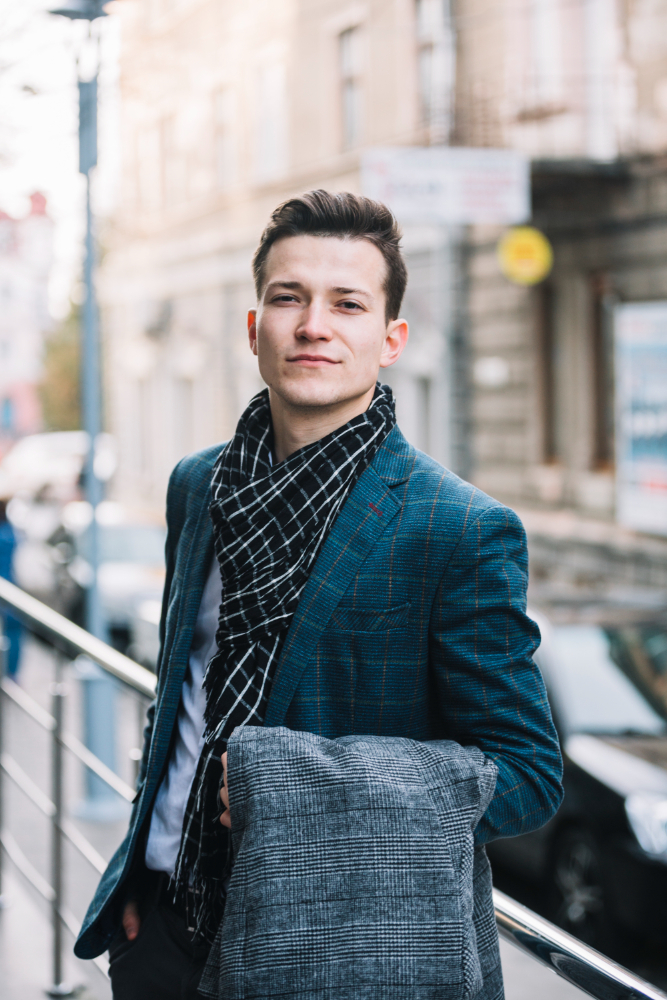
#> input picture oracle/image.jpg, 667 x 1000 px
$ python convert.py
#> lines starting #> are read from the running program, lines starting #| are printed output that depends on the picture; after the words box and inside, x2 and y2 are one past the last pixel; in counts of white or black regions, pixels touching at a corner belong together
from PIL import Image


image = Image.open('image.jpg')
#> image is the input picture: PIL image 667x1000 RGB; mean R, G, B 137.1, 141.5, 145.3

grayscale_image = image.convert('L')
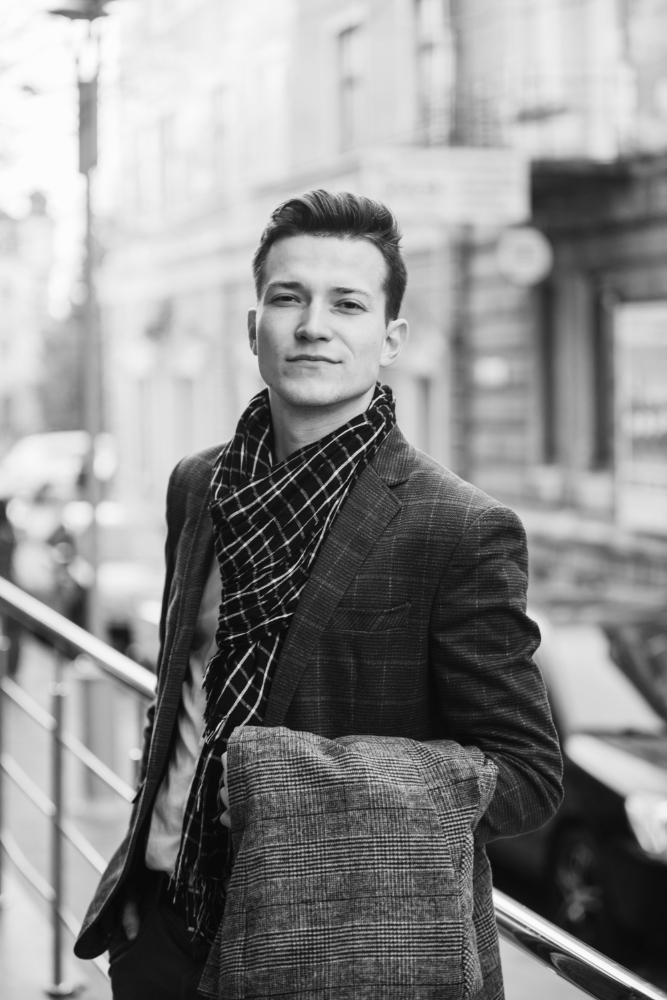
#> grayscale_image: PIL image 667x1000 L; min 7, max 253, mean 140.7
bw_image = grayscale_image.point(lambda x: 0 if x < 128 else 255, mode='1')
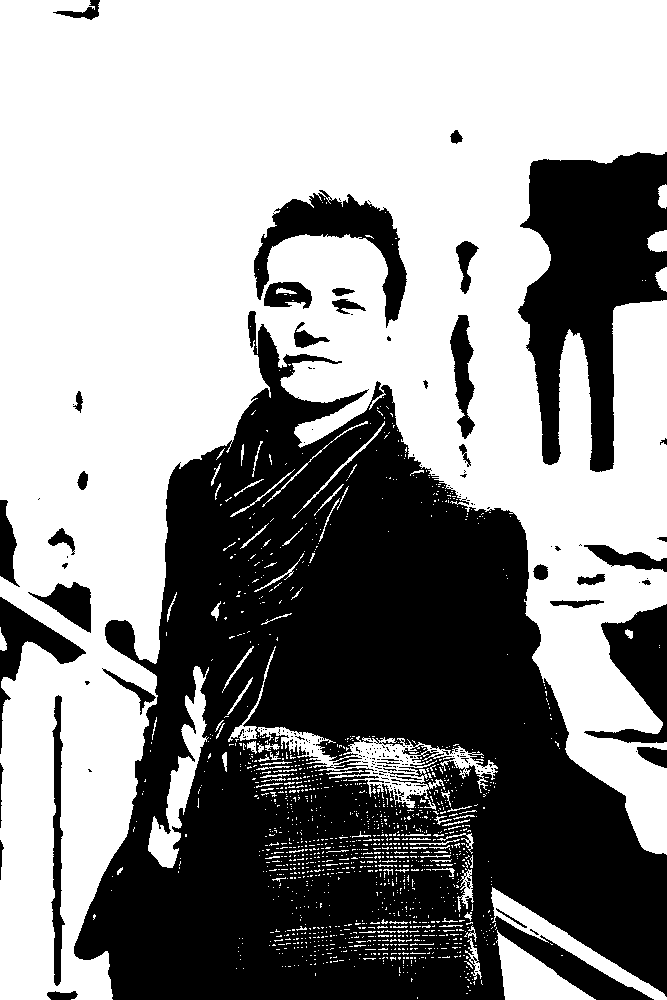
#> bw_image: PIL image 667x1000 1; 57.8% white; 219 black regions (177 under 20 px), largest, box (x1, y1, x2, y2) and area: (74, 311, 667, 1000) 225697, (518, 152, 667, 472) 27391, (254, 190, 407, 328) 6464
rgba_image = image.convert('RGBA')


rgba_image.save('rgba_image.png')
grayscale_image.save('grayscale_image.jpg')
bw_image.save('bw_image.jpg')
